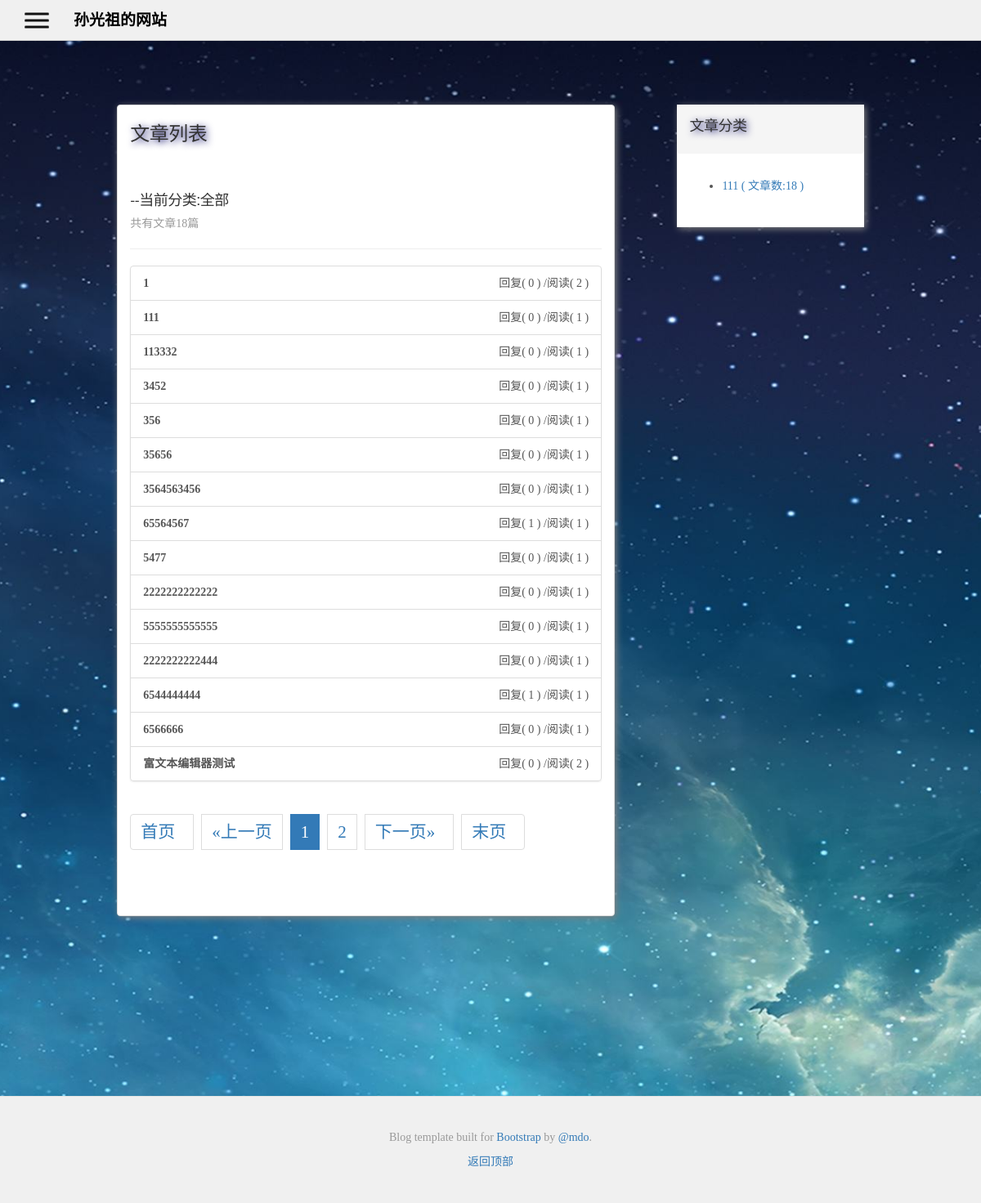
/article/article_list/, run on the app's committed database.
### article/models.py (models this page shows, shortened)
class Article(models.Model):
	title = models.CharField(max_length=50)
	content = RichTextField()
	article_type = models.ForeignKey(ArticleType, on_delete=models.DO_NOTHING)
	author = models.ForeignKey(User, on_delete=models.DO_NOTHING)
	read_count = models.IntegerField(default=0)
	created_time = models.DateTimeField(auto_now_add=True)
	update_time = models.DateTimeField(auto_now=True)
	is_deleted = models.NullBooleanField(default=False)
	class Meta:
		ordering = ['-created_time']

class ArticleType(models.Model):
	type_name = models.CharField(max_length=20)

### article/views.py (the view)
# urls.py: path('article_list/', article_list, name='article_list'),
def article_list(request):
	articles = Article.objects.annotate(comment_num=Count('articlecomment'))
	context = list_display(request, articles, 15)
	context['articles'] = articles
	context['type_list'] = ArticleType.objects.annotate(article_num=Count('article'))
	response = render(request, "article/article_list.html", context)
	return response

### my_site/common.py (called while the page is built)
def list_display(request, objs, num_per_page):
	page_num = int(request.GET.get('page', 1))
	paginator = Paginator(objs, num_per_page)
	page_now = paginator.get_page(page_num)
	page_count = paginator.num_pages
	if page_num <= 5:
		page_range = list(range(1, min(9, page_count) + 1))
	elif 5 < page_num and page_count <= 9:
		page_range = list(range(1, page_count + 1))
	else:
		page_range = list(range(page_num - 4, min(page_num + 4, page_count + 1)))
	context = dict()
	context['page_now'] = page_now
	context['page_num'] = page_num
	context['page_count'] = page_count
	context['page_range'] = page_range
	return context

### templates/article/article_list.html
{% extends 'base.html' %}
{% block container %}
<div class="panel panel-default col-sm-8 blog-main">
    <div class="blog-header">
        <h3>文章列表</h3>
    </div>
    <div class="blog-post">
        <h4>--当前分类:全部</h4>
        <p class="blog-post-meta">共有文章{{ articles|length }}篇</p>
        <hr>
        <div class="list-group">
            {% for article in page_now %}
            <a class="list-group-item" href="{% url 'article_detail' article.id %}"><b>{{ article.title }}</b>
                <span class="pull-right">阅读( {{ article.read_count }} )</span>
                <span class="pull-right">回复( {{ article.comment_num }} ) / </span></a>
            {% empty %}
            暂无内容
            {% endfor %}
        </div>
        {% if page_now %}
        {% include 'page_nav.html' %}
        {% endif %}
    </div>
</div>
{% include 'article/type_list.html' %}
{% endblock %}

### templates/article/type_list.html (shortened to what this page needs)
<div class="col-sm-3 col-sm-offset-1 blog-sidebar" style="box-shadow: 2px 2px 8px grey; background-color:white;">
    <div class="sidebar-module sidebar-module-inset">
        <h4>文章分类</h4>
    </div>
    <div class="sidebar-module">
        <ul>
            {% for type in type_list %}
            <li><a href="{% url 'articles_with_type' type.id %}">{{ type.type_name }} ( 文章数:{{ type.article_num}} )</a>
            </li>
            {% endfor %}
        </ul>
    </div>
</div>

### static/css/libs-450d8b8036.css (style rules this page uses)
html { font-size:52.5% }
@media (min-width:768px) { html { font-size:57.5% } }
body { font-size:19px;font-size:1.9rem;line-height:1.5;color:rgba(64,81,102,.96);font-family:'Nunito Sans',sans-serif }
@media (min-width:768px) { body { line-height:2.5rem } }
h1,h2,h3,h4,h5,p { max-width:100% }
h1,h2,h3,h4,h5 { margin-top:0;margin-bottom:0;letter-spacing:-.5px }
h3 { font-size:3rem;font-weight:200;line-height:3.5rem;margin-top:1rem;margin-bottom:.5rem }
h4 { font-size:2rem;line-height:2.5rem }
h4,h5 { font-weight:600 }
figure,ol,p,table,ul { margin-top:2.5rem;margin-bottom:2.5rem }
a { color:#0a90eb;text-decoration:none }
html { font-family:sans-serif;-ms-text-size-adjust:100%;-webkit-text-size-adjust:100% }
body { margin:0 }
a { background-color:transparent }
b,strong { font-weight:700 }
hr { box-sizing:content-box;height:0 }
* { -webkit-box-sizing:border-box;-moz-box-sizing:border-box;box-sizing:border-box }
:after,:before { -webkit-box-sizing:border-box;-moz-box-sizing:border-box;box-sizing:border-box }
html { font-size:10px;-webkit-tap-highlight-color:transparent }
body { font-family:"Nunito Sans",sans-serif;font-size:19px;line-height:1.45;color:rgba(0,0,0,.8);background-color:#fff }
a { color:rgba(1,105,160,.9);text-decoration:none }
hr { margin-top:27px;margin-bottom:27px;border:0;border-top:1px solid rgba(64,81,102,.48) }
.col-lg-1,.col-lg-10,.col-lg-11,.col-lg-12,.col-lg-2,.col-lg-3,.col-lg-4,.col-lg-5,.col-lg-6,.col-lg-7,.col-lg-8,.col-lg-9,.col-md-1,.col-md-10,.col-md-11,.col-md-12,.col-md-2,.col-md-3,.col-md-4,.col-md-5,.col-md-6,.col-md-7,.col-md-8,.col-md-9,.col-sm-1,.col-sm-10,.col-sm-11,.col-sm-12,.col-sm-2,.col-sm-3,.col-sm-4,.col-sm-5,.col-sm-6,.col-sm-7,.col-sm-8,.col-sm-9,.col-xs-1,.col-xs-10,.col-xs-11,.col-xs-12,.col-xs-2,.col-xs-3,.col-xs-4,.col-xs-5,.col-xs-6,.col-xs-7,.col-xs-8,.col-xs-9 { position:relative;min-height:1px;padding-left:10px;padding-right:10px }
@media (min-width:768px) { .col-sm-1,.col-sm-10,.col-sm-11,.col-sm-12,.col-sm-2,.col-sm-3,.col-sm-4,.col-sm-5,.col-sm-6,.col-sm-7,.col-sm-8,.col-sm-9 { float:left } }
@media (min-width:768px) { .col-sm-3 { width:25% } }
@media (min-width:768px) { .col-sm-8 { width:66.66667% } }
@media (min-width:768px) { .col-sm-offset-1 { margin-left:8.33333% } }

### static/css/theme.css (style rules this page uses)
body { padding-top: 70px; padding-bottom: 30px; }

### static/css/blog.css (style rules this page uses)
body { font-family: "宋体", Times, serif; color: #555; }
h1, .h1, h2, .h2, h3, .h3, h4, .h4, h5, .h5, h6, .h6 { margin-top: 0; font-family: "Helvetica Neue", Helvetica, Arial, sans-serif; font-weight: normal; color: #333; }
.blog-header { padding-top: 20px; padding-bottom: 20px; }
.blog-main { font-size: 14px; line-height: 1.5; }
.sidebar-module { padding: 15px; margin: 0 -15px 15px; }
.sidebar-module-inset { padding: 15px; background-color: #f5f5f5; border-radius: 4px; }
.blog-post { margin-bottom: 60px; }
.blog-post-meta { margin-bottom: 20px; color: #999; }

### data on the page
Article: title "1", read_count "2", comment_num "0"
Article: title "111", read_count "1", comment_num "0"
Article: title "113332", read_count "1", comment_num "0"
Article: title "3452", read_count "1", comment_num "0"
Article: title "356", read_count "1", comment_num "0"
Article: title "35656", read_count "1", comment_num "0"
Article: title "3564563456", read_count "1", comment_num "0"
Article: title "65564567", read_count "1", comment_num "1"
Article: title "5477", read_count "1", comment_num "0"
Article: title "2222222222222", read_count "1", comment_num "0"
Article: title "5555555555555", read_count "1", comment_num "0"
Article: title "2222222222444", read_count "1", comment_num "0"
Article: title "6544444444", read_count "1", comment_num "1"
Article: title "6566666", read_count "1", comment_num "0"
Article: title "富文本编辑器测试", read_count "2", comment_num "0"
ArticleType: type_name "111", article_num "18"

### other printed values
{{ articles|length }} "18"
{{ page_num }} "1"
{{ page_num }} "2"
